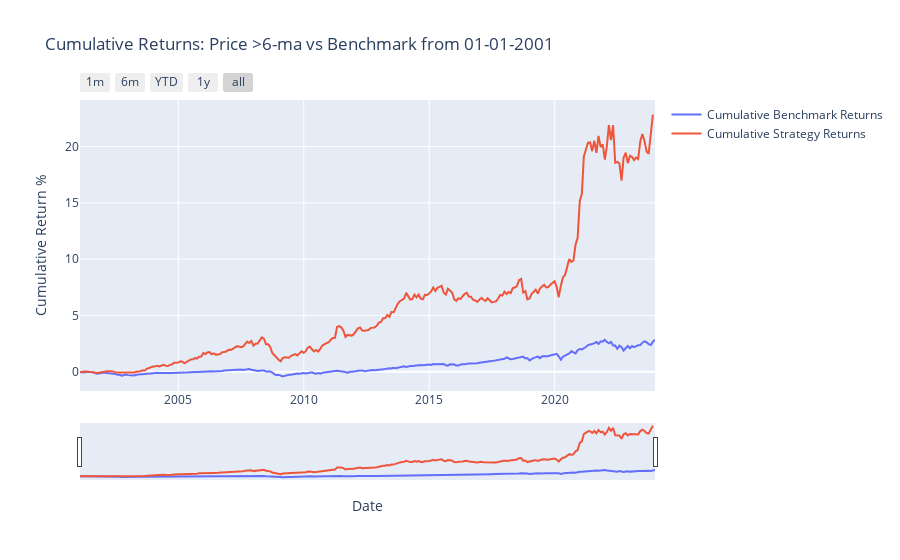

Write notebook code for a chart like this one.
### Code cell
# Create a Plotly figure
fig = go.Figure()

# Add the cumulative benchmark returns line trace
fig.add_trace(
    go.Scatter(
        x=cumulative_benchmark_returns_ma.index,
        y=cumulative_benchmark_returns_ma,
        mode='lines',
        name='Cumulative Benchmark Returns'
    )
)

# Add the cumulative momentum returns line trace
fig.add_trace(
    go.Scatter(
        x=cumulative_momentum_returns_ma.index,
        y=cumulative_momentum_returns_ma,
        mode='lines',
        name='Cumulative Strategy Returns'
    )
)

# Configure the x-axis to show months when zoomed in and add range selector buttons
fig.update_layout(
    title='Cumulative Returns: Price >6-ma vs Benchmark from 01-01-2001',
    xaxis_title='Date',
    yaxis_title='Cumulative Return %',
    xaxis=dict(
        tickmode='auto',
        rangeslider=dict(
            visible=True
        ),
        rangeselector=dict(
            buttons=list([
                dict(count=1, label="1m", step="month", stepmode="backward"),
                dict(count=6, label="6m", step="month", stepmode="backward"),
                dict(count=1, label="YTD", step="year", stepmode="todate"),
                dict(count=1, label="1y", step="year", stepmode="backward"),
                dict(step="all")
            ])
        ),
        type="date"
    ),
)

# Show the plot
fig.show()

### Figure 1 — Plotly figure (JSON) as saved in the notebook; plotly's stock layout.template omitted (floating-point values rounded to 4 significant figures; data arrays with more than 128 entries replaced by an {"elided": "..."} marker saying what was removed)
{"data": [{"mode": "lines", "name": "Cumulative Benchmark Returns", "type": "scatter", "x": {"elided": "276 str values"}, "y": {"elided": "276 float values"}}, {"mode": "lines", "name": "Cumulative Strategy Returns", "type": "scatter", "x": {"elided": "276 str values"}, "y": {"elided": "276 float values"}}], "layout": {"title": {"text": "Cumulative Returns: Price >6-ma vs Benchmark from 01-01-2001"}, "xaxis": {"rangeselector": {"buttons": [{"count": 1, "label": "1m", "step": "month", "stepmode": "backward"}, {"count": 6, "label": "6m", "step": "month", "stepmode": "backward"}, {"count": 1, "label": "YTD", "step": "year", "stepmode": "todate"}, {"count": 1, "label": "1y", "step": "year", "stepmode": "backward"}, {"step": "all"}]}, "rangeslider": {"visible": true}, "tickmode": "auto", "title": {"text": "Date"}, "type": "date"}, "yaxis": {"title": {"text": "Cumulative Return %"}}}}
